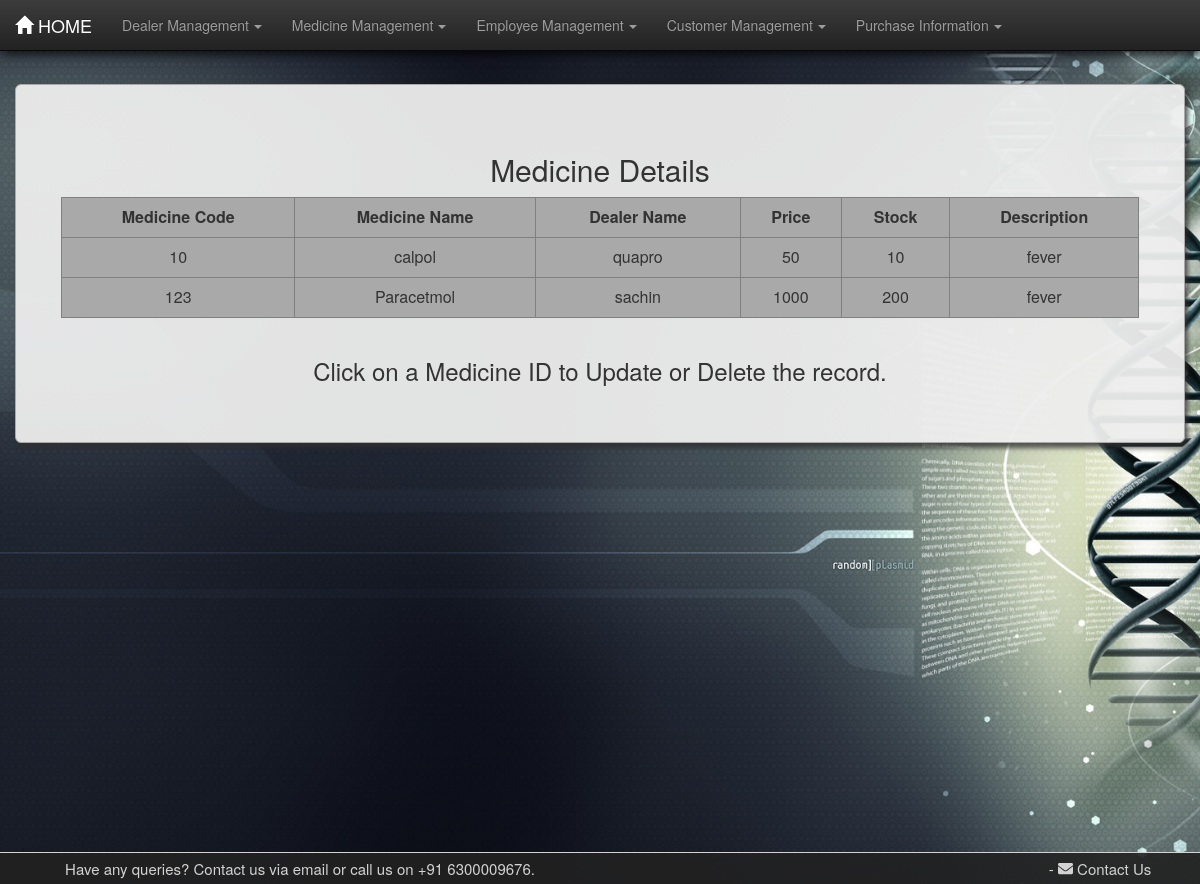
/pharma/medtable/, run on the app's committed database.
### pharma/models.py (models this page shows, shortened)
class Medicine(models.Model):
    m_id = models.IntegerField(unique=True)
    mname = models.CharField(max_length=30)
    dname = models.CharField(max_length=30)
    desc = models.CharField(max_length=100)
    price = models.CharField(max_length=30)
    stock = models.IntegerField()

### pharma/views.py (the view)
def medtable(request):
    med = Medicine.objects.all()
    dict = {"med": med}
    return render(request, 'pharma/medtable.html', dict)

### pharma/templates/pharma/medtable.html (shortened to what this page needs)
{% load static %}
<html lang="en">
<head>
    <link rel="stylesheet" href="{% static 'pharma/css/bootstrap.min.css' %}">
    <link rel="stylesheet" href="{% static 'pharma/css/bootstrap-theme.min.css' %}">
    <link rel="stylesheet" href="{% static 'pharma/css/style.css' %}">
</head>
<body>
<nav class="navbar navbar-inverse navbar-fixed-top">
    <div class="container-fluid">
        <div class="navbar-header">
            <a href="/pharma/" class="navbar-brand"><span
                    class="glyphicon glyphicon glyphicon-home"></span>&nbsp;HOME</a>
        </div>
        <div class="collapse navbar-collapse" id="thisnav">
            <ul class="nav navbar-nav">
                <li class="dropdown"><a href="#" class="dropdown-toggle" data-toggle="dropdown">Dealer Management<b
                        class="caret"></b></a>
                </li>
                <li class="dropdown"><a href="#" class="dropdown-toggle" data-toggle="dropdown">Medicine Management<b
                        class="caret"></b></a>
                </li>
                <li class="dropdown"><a href="#" class="dropdown-toggle" data-toggle="dropdown">Employee Management<b
                        class="caret"></b></a>
                </li>
                <li class="dropdown"><a href="#" class="dropdown-toggle" data-toggle="dropdown">Customer Management<b
                        class="caret"></b></a>
                </li>
                <li class="dropdown"><a href="#" class="dropdown-toggle" data-toggle="dropdown">Purchase Information<b
                        class="caret"></b></a>
                </li>
            </ul>
        </div>
    </div>
</nav>
<div class="container-fluid martop7">
    <div class="jumbotron jumcust">
        <h2>Medicine Details</h2>
        <div class="row">
            <div class="col-md-1">
            </div>
            <table border="1" class="table table-responsive table-hover col-md-10">
                <tr>
                    <th>Medicine Code</th>
                    <th>Medicine Name</th>
                    <th>Dealer Name</th>
                    <th>Price</th>
                    <th>Stock</th>
                    <th>Description</th>
                </tr>
                {% for foo in med %}
                    <tr>
                        <td class="idlink"><a href="/pharma/medformview{{ foo.id }}/">{{ foo.m_id }}</a></td>
                        <td>{{ foo.mname }}</td>
                        <td>{{ foo.dname }}</td>
                        <td>{{ foo.price }}</td>
                        <td>{{ foo.stock }}</td>
                        <td>{{ foo.desc }}</td>
                    </tr>
                {% endfor %}
            </table>
        </div>
        <footer><h3>Click on a Medicine ID to Update or Delete the record.</h3></footer>
    </div>
</div>
<footer id="contact" class="container-fluid text-center">
    <div class="row">
        <div class="left-footer col-lg-6">
            <span class="footer-text">Have any queries? Contact us via email or call us on +91 6300009676.</span>
        </div>
        <div class="col-lg-4"></div>
        <div class="right-footer col-lg-2">
            <span>-</span>
            <span class="linkto" data-toggle="modal" data-target="#modalContactForm"><i
                    class="fa fa-envelope prefix mr-1"></i> Contact Us</span>
        </div>
    </div>
</footer>
</body>
</html>

### pharma/static/pharma/css/style.css (style rules this page uses)
body { background-image: url("images/bghome.jpg"); background-size: cover; background-attachment: fixed; min-height: 100vh; }
.caret { margin-left: 5px; }
table { text-align: center; border-collapse: collapse; background-color: darkgray; }
th { text-align: center; }
.martop7 { margin-top: 7%; }
.jumcust { box-shadow: 3px 5px 5px rgba(47, 47, 47, 0.8); border: 1px solid darkgrey; border-radius: 0px; text-align: center; background-color: rgba(238, 238, 238, 0.95); }
.table>tbody>tr>td, .table>tbody>tr>th { border-top: none; }
a:link { text-decoration: none; color: #333; }
#contact { padding-top: 0.5rem; padding-bottom: 0.5rem; border-top: 1px solid; background-color: rgba(34, 34, 34, 0.9); color: lightgray; font-size: 1.5rem; position: fixed; left: 0; bottom: 0; width: 100%; }
.linkto { cursor: pointer; }
.navbar { box-shadow: 2px 3px 10px rgba(0, 0, 0, 0.8); }

### data on the page
Medicine: m_id "10", mname "calpol", dname "quapro", price "50", stock "10", desc "fever"
Medicine: m_id "123", mname "Paracetmol", dname "sachin", price "1000", stock "200", desc "fever"
